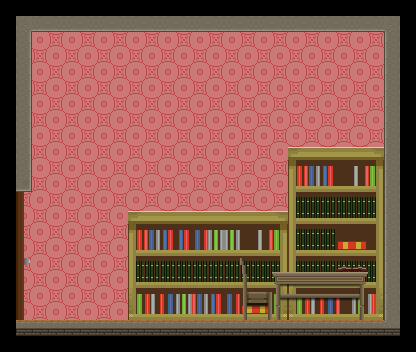

This game map was drawn from its Tiled (.tmx) file and the tilesets committed beside it. A one-line description and the full map source follow:
An orthogonal 26x22 tile map with 16x16 px tiles, 3 tile layers (bg wall, bg obj, fg), 2 tilesets.

<map version="1.0" orientation="orthogonal" renderorder="left-down" width="26" height="22" tilewidth="16" tileheight="16" nextobjectid="1">
 <tileset firstgid="1" name="tiles" tilewidth="16" tileheight="16" tilecount="1024" columns="32">
  <image source="tiles.png" width="512" height="512" />
 </tileset>
 <tileset firstgid="1025" name="tiles" tilewidth="16" tileheight="16" tilecount="1024" columns="32">
  <image source="tiles.png" width="512" height="512" />
 </tileset>
 <layer name="bg wall" width="26" height="22">
  <data encoding="csv">
0,0,0,0,0,0,0,0,0,0,0,0,0,0,0,0,0,0,0,0,0,0,0,0,0,0,
0,484,483,484,483,484,483,484,483,484,483,484,483,484,483,484,483,484,483,484,483,484,483,484,483,0,
0,483,484,483,484,483,484,483,484,483,484,483,484,483,484,483,484,483,484,483,484,483,484,483,484,0,
0,484,483,484,483,484,483,484,483,484,483,484,483,484,483,484,483,484,483,484,483,484,483,484,483,0,
0,483,484,483,484,483,484,483,484,483,484,483,484,483,484,483,484,483,484,483,484,483,484,483,484,0,
0,484,483,484,483,484,483,484,483,484,483,484,483,484,483,484,483,484,483,484,483,484,483,484,483,0,
0,483,484,483,484,483,484,483,484,483,484,483,484,483,484,483,484,483,484,483,484,483,484,483,484,0,
0,484,483,484,483,484,483,484,483,484,483,484,483,484,483,484,483,484,483,484,483,484,483,484,483,0,
0,483,484,483,484,483,484,483,484,483,484,483,484,483,484,483,484,483,484,483,484,483,484,483,484,0,
0,484,483,484,483,484,483,484,483,484,483,484,483,484,483,484,483,484,483,484,483,484,483,484,483,0,
0,483,484,483,484,483,484,483,484,483,484,483,484,483,484,483,484,483,484,483,484,483,484,483,484,0,
0,484,483,484,483,484,483,484,483,484,483,484,483,484,483,484,483,484,483,484,483,484,483,484,483,0,
0,483,484,483,484,483,484,483,484,483,484,483,484,483,484,483,484,483,484,483,484,483,484,483,484,0,
0,484,483,484,483,484,483,484,483,484,483,484,483,484,483,484,483,484,483,484,483,484,483,484,483,0,
0,483,484,483,484,483,484,483,484,483,484,483,484,483,484,483,484,483,484,483,484,483,484,483,484,0,
0,484,483,484,483,484,483,484,483,484,483,484,483,484,483,484,483,484,483,484,483,484,483,484,483,0,
0,483,484,483,484,483,484,483,484,483,484,483,484,483,484,483,484,483,484,483,484,483,484,483,484,0,
0,484,483,484,483,484,483,484,483,484,483,484,483,484,483,484,483,484,483,484,483,484,483,484,483,0,
0,483,484,483,484,483,484,483,484,483,484,483,484,483,484,483,484,483,484,483,484,483,484,483,484,0,
0,484,483,484,483,484,483,484,483,484,483,484,483,484,483,484,483,484,483,484,483,484,483,484,483,0,
0,483,484,483,484,483,484,483,484,483,484,483,484,483,484,483,484,483,484,483,484,483,484,483,484,0,
0,0,0,0,0,0,0,0,0,0,0,0,0,0,0,0,0,0,0,0,0,0,0,0,0,0
</data>
 </layer>
 <layer name="bg obj" width="26" height="22">
  <data encoding="csv">
0,0,0,0,0,0,0,0,0,0,0,0,0,0,0,0,0,0,0,0,0,0,0,0,0,0,
0,0,0,0,0,0,0,0,0,0,0,0,0,0,0,0,0,0,0,0,0,0,0,0,0,0,
0,0,0,0,0,0,0,0,0,0,0,0,0,0,0,0,0,0,0,0,0,0,0,0,0,0,
0,0,0,0,0,0,0,0,0,0,0,0,0,0,0,0,0,0,0,0,0,0,0,0,0,0,
0,0,0,0,0,0,0,0,0,0,0,0,0,0,0,0,0,0,0,0,0,0,0,0,0,0,
0,0,0,0,0,0,0,0,0,0,0,0,0,0,0,0,0,0,0,0,0,0,0,0,0,0,
0,0,0,0,0,0,0,0,0,0,0,0,0,0,0,0,0,0,0,0,0,0,0,0,0,0,
0,0,0,0,0,0,0,0,0,0,0,0,0,0,0,0,0,0,0,0,0,0,0,0,0,0,
0,0,0,0,0,0,0,0,0,0,0,0,0,0,0,0,0,0,0,0,0,0,0,0,0,0,
0,0,0,0,0,0,0,0,0,0,0,0,0,0,0,0,0,0,516,517,517,517,2147484165,2147484164,0,0,
0,0,0,0,0,0,0,0,0,0,0,0,0,0,0,0,0,0,547,549,550,614,551,552,0,0,
0,0,0,0,0,0,0,0,0,0,0,0,0,0,0,0,0,0,579,581,582,646,583,584,0,0,
0,0,0,0,0,0,0,0,0,0,0,0,0,0,0,0,0,0,611,612,613,613,2147484260,2147484259,0,0,
0,0,0,0,0,0,0,0,516,517,517,517,517,517,517,517,2147484165,2147484164,643,644,645,645,2147484292,2147484291,0,0,
0,0,0,0,0,0,0,0,547,549,550,550,2147484326,548,2147484196,614,551,552,611,612,2147484261,614,614,615,0,0,
0,0,0,0,0,0,0,0,579,581,582,582,2147484358,580,2147484228,646,583,584,643,644,2147484293,518,519,647,0,0,
0,0,0,0,0,0,0,0,611,613,2147484261,613,613,613,613,613,2147484260,2147484259,611,612,2147484261,2147484261,2147484260,2147484259,0,0,
0,0,0,0,0,0,0,0,643,645,2147484293,645,645,645,645,645,2147484292,2147484291,643,644,2147484293,2147484293,2147484292,2147484291,0,0,
0,0,0,0,0,0,0,0,675,677,678,548,549,550,2147484326,614,614,2147484323,675,677,678,679,680,681,0,0,
0,0,0,0,740,741,742,0,707,709,710,580,581,582,2147484358,518,519,2147484355,707,709,710,711,712,713,0,0,
0,0,0,0,0,0,0,0,0,0,0,0,0,0,0,0,0,0,0,0,0,0,0,0,0,0,
0,0,0,0,0,0,0,0,0,0,0,0,0,0,0,0,0,0,0,0,0,0,0,0,0,0
</data>
 </layer>
 <layer name="fg" width="26" height="22">
  <data encoding="csv">
0,0,0,0,0,0,0,0,0,0,0,0,0,0,0,0,0,0,0,0,0,0,0,0,0,0,
0,2147484897,2684355745,536872097,2684355745,536872097,2684355745,536872097,2684355745,536872097,2684355745,536872097,2684355745,536872097,2684355745,536872097,2684355745,536872097,2684355745,536872097,2684355745,536872097,2684355745,536872097,1249,0,
0,1185,0,0,0,0,0,0,0,0,0,0,0,0,0,0,0,0,0,0,0,0,0,0,2147484833,0,
0,1185,0,0,0,0,0,0,0,0,0,0,0,0,0,0,0,0,0,0,0,0,0,0,2147484833,0,
0,1185,0,0,0,0,0,0,0,0,0,0,0,0,0,0,0,0,0,0,0,0,0,0,2147484833,0,
0,1185,0,0,0,0,0,0,0,0,0,0,0,0,0,0,0,0,0,0,0,0,0,0,2147484833,0,
0,1185,0,0,0,0,0,0,0,0,0,0,0,0,0,0,0,0,0,0,0,0,0,0,2147484833,0,
0,1185,0,0,0,0,0,0,0,0,0,0,0,0,0,0,0,0,0,0,0,0,0,0,2147484833,0,
0,1185,0,0,0,0,0,0,0,0,0,0,0,0,0,0,0,0,0,0,0,0,0,0,2147484833,0,
0,1185,0,0,0,0,0,0,0,0,0,0,0,0,0,0,0,0,0,0,0,0,0,0,2147484833,0,
0,1185,0,0,0,0,0,0,0,0,0,0,0,0,0,0,0,0,0,0,0,0,0,0,2147484833,0,
0,1217,0,0,0,0,0,0,0,0,0,0,0,0,0,0,0,0,0,0,0,0,0,0,2147484833,0,
0,1281,0,0,0,0,0,0,0,0,0,0,0,0,0,0,0,0,0,0,0,0,0,0,3221226657,0,
0,1281,0,0,0,0,0,0,0,0,0,0,0,0,0,0,0,0,0,0,0,0,0,0,3221226657,0,
0,1281,0,0,0,0,0,0,0,0,0,0,0,0,0,0,0,0,0,0,0,0,0,0,3221226657,0,
0,1281,0,0,0,0,0,0,0,0,0,0,0,0,0,0,0,0,0,0,0,0,0,0,3221226657,0,
0,1313,0,0,0,0,0,0,0,0,0,0,0,0,0,2147483654,0,0,0,0,0,2147483781,133,0,3221226657,0,
0,1281,0,0,0,0,0,0,0,0,0,0,0,0,0,2147483686,0,10,11,11,11,2147483659,2147483658,0,3221226657,0,
0,1281,0,0,0,0,0,0,0,0,0,0,0,0,0,2147483718,2147483717,42,43,43,43,2147483691,2147483690,0,3221226657,0,
0,1281,0,0,0,0,0,0,0,0,0,0,0,0,0,2147483750,2147483749,74,0,0,0,0,2147483722,0,3221226657,0,
0,1153,1153,1153,1153,1153,1153,1153,1153,1153,1153,1153,1153,1153,1153,1153,1153,1153,1153,1153,1153,1153,1153,1153,1156,0,
0,0,0,0,0,0,0,0,0,0,0,0,0,0,0,0,0,0,0,0,0,0,0,0,0,0
</data>
 </layer>
</map>